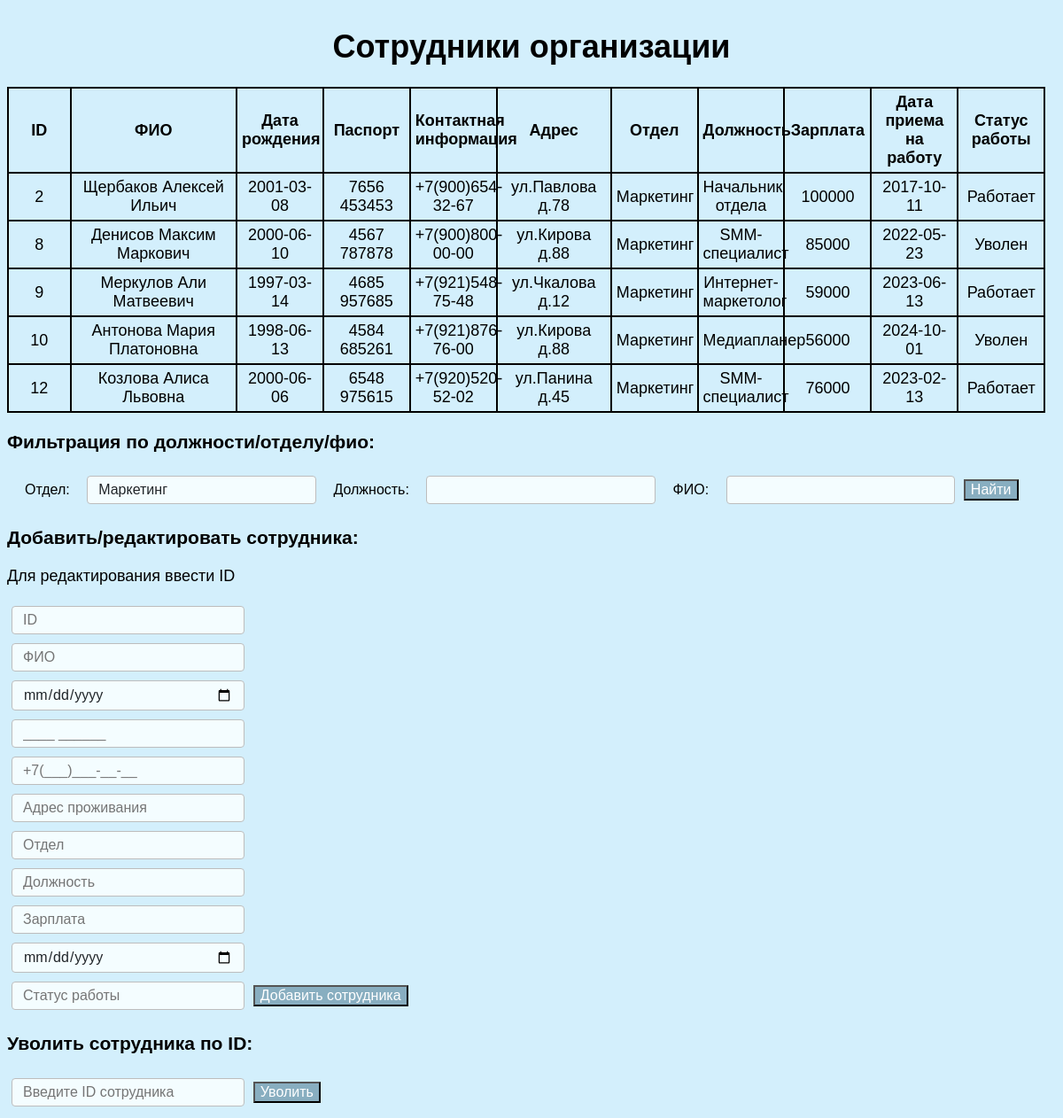
The page /index.php?FOtdel=Маркетинг on the database its author committed.
### tables this page shows
CREATE TABLE `sotr` (
  `ID` int(11) NOT NULL,
  `FIO` varchar(75) NOT NULL,
  `DataRozhdenia` date NOT NULL,
  `Pasport` varchar(15) NOT NULL,
  `KontaktnayaInfa` varchar(75) NOT NULL,
  `Adres` varchar(75) NOT NULL,
  `Otdel` varchar(75) NOT NULL,
  `Dolzhnost` varchar(75) NOT NULL,
  `Zarplata` int(11) NOT NULL,
  `DataPrinatia` date NOT NULL,
  `Statusr` varchar(10) NOT NULL
);

### index.php (the view, shortened to what this page needs)
<!DOCTYPE html>
<html lang="en">
<head>
    <link href="style.css" rel="stylesheet" type="text/css">
</head>
<body>
<?php
require_once 'config.php';
$FOtdel = isset($_GET['FOtdel']) ?$_GET['FOtdel'] : '';
$FDolzhnost = isset($_GET['FDolzhnost']) ?$_GET['FDolzhnost'] : '';$FFIO = isset($_GET['FFIO']) ?$_GET['FFIO'] : '';
$query = "SELECT * FROM sotr WHERE 1=1";
if ($FOtdel) {
    $query .= " AND Otdel LIKE '%$FOtdel%'";
}
$result = mysqli_query($conn, $query);
$list = array();
while ($row = mysqli_fetch_assoc($result)) {
$list[] = $row;
}
?>
<h1>Сотрудники организации</h1>
<table>
<thead>
    <th style=width:5%>ID</th>
    <th style=width:15%;>ФИО</th>
    <th>Дата рождения</th>
    <th>Паспорт</th>
    <th>Контактная информация</th>
    <th style=width:10%;>Адрес</th>
    <th>Отдел</th>
    <th>Должность</th>
    <th>Зарплата</th>
    <th>Дата приема на работу</th>
    <th>Статус работы</th>
</thead>
<tbody>
    <?php foreach($list as $item): ?>
        <tr>
            <td> <?php echo htmlspecialchars($item['ID']);?></td>
            <td> <?php echo htmlspecialchars($item['FIO']);?></td>
            <td> <?php echo htmlspecialchars($item['DataRozhdenia']);?></td>
            <td> <?php echo htmlspecialchars($item['Pasport']);?></td>
            <td> <?php echo htmlspecialchars($item['KontaktnayaInfa']);?></td>
            <td> <?php echo htmlspecialchars($item['Adres']);?></td>
            <td> <?php echo htmlspecialchars($item['Otdel']);?></td>
            <td> <?php echo htmlspecialchars($item['Dolzhnost']);?></td>
            <td> <?php echo htmlspecialchars($item['Zarplata']);?></td>
            <td> <?php echo htmlspecialchars($item['DataPrinatia']);?></td>
            <td> <?php echo htmlspecialchars($item['Statusr']);?></td>
        </tr>
    <?php endforeach; ?>
</tbody>
</table>
<h3> Фильтрация по должности/отделу/фио: </h3>
<form class = "filtr" method="GET" action="">
    <label class = "filtr" for="Otdel">Отдел:</label>
    <input type="text" id="Otdel" name="FOtdel" value="<?php echo htmlspecialchars($FOtdel); ?>">
    <label class = "filtr" for="Dolzhnost">Должность:</label>
    <input type="text" id="Dolzhnost" name="FDolzhnost" value="<?php echo htmlspecialchars($FDolzhnost); ?>">
    <label class = "filtr" for="FIO">ФИО:</label>
    <input type="text" id="FIO" name="FFIO" value="<?php echo htmlspecialchars($FFIO); ?>">
    <button class="btn btn-white btn-        animate" type="submit">Найти</button>
</form>
<h3>Добавить/редактировать сотрудника:</h3>
<p>Для редактирования ввести ID</p>
<form method="POST" action="">
    <input type="text" name="ID" placeholder="ID"><br>
    <input type="text" name="FIO" placeholder="ФИО" required><br>
    <input type="date" name="DataRozhdenia" placeholder="Дата рождения" required><br>
    <input type="text" id="pasport" name="Pasport" placeholder="____ ______" required><br>
    <input type="text" id="phone" name="KontaktnayaInfa" placeholder="+7(___)___-__-__" required><br>
    <input type="text" name="Adres" placeholder="Адрес проживания" required><br>
    <input type="text" name="Otdel" placeholder="Отдел" required><br>
    <input type="text" name="Dolzhnost" placeholder="Должность" required><br>
    <input type="number" name="Zarplata" placeholder="Зарплата" required><br>
    <input type="date" name="DataPrinatia" placeholder="Дата принятия на работу" required><br>
    <input type="text" name="Statusr" placeholder="Статус работы" required>
    <button class="btn btn-white btn-        animate" type="submit">Добавить сотрудника</button>
</form>
<h3>Уволить сотрудника по ID:</h3>
<form method="POST" action="">
    <input type="number" name="id" placeholder="Введите ID сотрудника" required>
    <button class="btn btn-white btn-        animate" type="submit">Уволить</button>
</form>
</body>
</html>

### style.css (style rules this page uses)
h1 { text-align: center; }
body { font-size: 18px; align-content: center; font-family: sans-serif; background-color: #d3effc; }
table { table-layout: fixed; width: 99%; border-collapse: collapse; border: 2px solid rgb(0, 0, 0); }
th, td { padding: 5px; border: 2px solid rgb(0, 0, 0); text-align: center; }
.filtr { margin: 10px; font-size: 16px; align-content: center; }
label { margin: 5px; }
input { font-size: 110%; font-weight: 500; margin: 5px; width: 20%; padding: 0.375rem 0.75rem; font-family: inherit; font-size: 1rem; font-weight: 400; color: #212529; border: 1px solid #bdbdbd; border-radius: 0.25rem; background-color: #f4fdff; }
button { font-size: 16px; }
.btn-white { background-color: #88aec0; color: #ffffff; }
.btn::after { content: ""; display: inline-block; height: 100%; width: 100%; border-radius: 100px; position: absolute; top: 0; left: 0; z-index: -1; transition: all .4s; }

### rows shown on the page
sotr: ID "2", FIO "Щербаков Алексей Ильич", DataRozhdenia "2001-03-08", Pasport "7656 453453", KontaktnayaInfa "+7(900)654-32-67", Adres "ул.Павлова д.78", Otdel "Маркетинг", Dolzhnost "Начальник отдела", Zarplata "100000", DataPrinatia "2017-10-11", Statusr "Работает"
sotr: ID "8", FIO "Денисов Максим Маркович", DataRozhdenia "2000-06-10", Pasport "4567 787878", KontaktnayaInfa "+7(900)800-00-00", Adres "ул.Кирова д.88", Otdel "Маркетинг", Dolzhnost "SMM-специалист", Zarplata "85000", DataPrinatia "2022-05-23", Statusr "Уволен"
sotr: ID "9", FIO "Меркулов Али Матвеевич", DataRozhdenia "1997-03-14", Pasport "4685 957685", KontaktnayaInfa "+7(921)548-75-48", Adres "ул.Чкалова д.12", Otdel "Маркетинг", Dolzhnost "Интернет-маркетолог", Zarplata "59000", DataPrinatia "2023-06-13", Statusr "Работает"
sotr: ID "10", FIO "Антонова Мария Платоновна", DataRozhdenia "1998-06-13", Pasport "4584 685261", KontaktnayaInfa "+7(921)876-76-00", Adres "ул.Кирова д.88", Otdel "Маркетинг", Dolzhnost "Медиапланер", Zarplata "56000", DataPrinatia "2024-10-01", Statusr "Уволен"
sotr: ID "12", FIO "Козлова Алиса Львовна", DataRozhdenia "2000-06-06", Pasport "6548 975615", KontaktnayaInfa "+7(920)520-52-02", Adres "ул.Панина д.45", Otdel "Маркетинг", Dolzhnost "SMM-специалист", Zarplata "76000", DataPrinatia "2023-02-13", Statusr "Работает"
